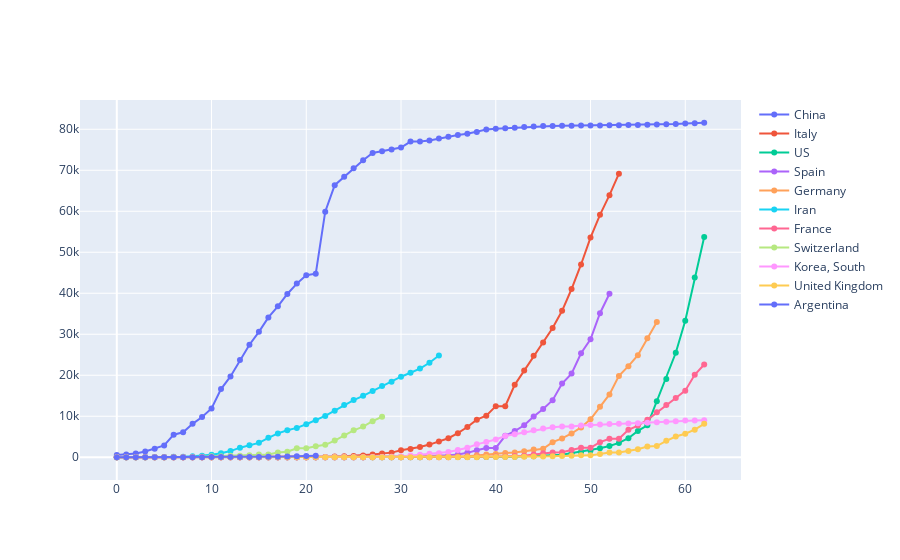

Notebook code cell kept with this figure:
### Markdown cell above
<h2>TOP MUNDIAL y ARGENTINA</h2>

### Code cell
grouped = confirmed_df.groupby(level=0).sum()
sorted = grouped.sort_values(by=grouped.columns[grouped.columns.size-1], ascending=False)

max_val = 0
fig = go.Figure()

for i in range(0,amount_of_countries):
    data = confirmed_df.loc[sorted.index[i],:][confirmed_df.loc[sorted.index[i],:]>0].groupby(level=0).sum()
    if isinstance(data, pd.DataFrame):
        data = data.loc[sorted.index[i],:]
    
    if i == 0:
        max_val = data.max()
    
    data.reset_index(drop=True, inplace=True)
    
    fig.add_trace(go.Scatter(x=data.index, y=data, mode='lines+markers', name=sorted.index[i]))


arg = confirmed_df.loc['Argentina',:][confirmed_df.loc['Argentina',:]>0]
arg.reset_index(drop=True, inplace=True)

fig.add_trace(go.Scatter(x=arg.index, y=arg, mode='lines+markers', name='Argentina'))

fig.show()

### Figure 1 — Plotly figure (JSON) as saved in the notebook; plotly's stock layout.template omitted (floating-point values rounded to 4 significant figures)
{"data": [{"mode": "lines+markers", "name": "China", "type": "scatter", "x": [0, 1, 2, 3, 4, 5, 6, 7, 8, 9, 10, 11, 12, 13, 14, 15, 16, 17, 18, 19, 20, 21, 22, 23, 24, 25, 26, 27, 28, 29, 30, 31, 32, 33, 34, 35, 36, 37, 38, 39, 40, 41, 42, 43, 44, 45, 46, 47, 48, 49, 50, 51, 52, 53, 54, 55, 56, 57, 58, 59, 60, 61, 62], "y": [548, 643, 920, 1406, 2075, 2877, 5509, 6087, 8141, 9802, 11891, 16630, 19716, 23707, 27440, 30587, 34110, 36814, 39829, 42354, 44386, 44759, 59895, 66358, 68413, 70513, 72434, 74211, 74619, 75077, 75550, 77001, 77022, 77241, 77754, 78166, 78600, 78928, 79356, 79932, 80136, 80261, 80386, 80537, 80690, 80770, 80823, 80860, 80887, 80921, 80932, 80945, 80977, 81003, 81033, 81058, 81102, 81156, 81250, 81305, 81435, 81498, 81591]}, {"mode": "lines+markers", "name": "Italy", "type": "scatter", "x": [0, 1, 2, 3, 4, 5, 6, 7, 8, 9, 10, 11, 12, 13, 14, 15, 16, 17, 18, 19, 20, 21, 22, 23, 24, 25, 26, 27, 28, 29, 30, 31, 32, 33, 34, 35, 36, 37, 38, 39, 40, 41, 42, 43, 44, 45, 46, 47, 48, 49, 50, 51, 52, 53], "y": [2, 2, 2, 2, 2, 2, 2, 3, 3, 3, 3, 3, 3, 3, 3, 3, 3, 3, 3, 3, 3, 20, 62, 155, 229, 322, 453, 655, 888, 1128, 1694, 2036, 2502, 3089, 3858, 4636, 5883, 7375, 9172, 10149, 12462, 12462, 17660, 21157, 24747, 27980, 31506, 35713, 41035, 47021, 53578, 59138, 63927, 69176]}, {"mode": "lines+markers", "name": "US", "type": "scatter", "x": [0, 1, 2, 3, 4, 5, 6, 7, 8, 9, 10, 11, 12, 13, 14, 15, 16, 17, 18, 19, 20, 21, 22, 23, 24, 25, 26, 27, 28, 29, 30, 31, 32, 33, 34, 35, 36, 37, 38, 39, 40, 41, 42, 43, 44, 45, 46, 47, 48, 49, 50, 51, 52, 53, 54, 55, 56, 57, 58, 59, 60, 61, 62], "y": [1, 1, 2, 2, 5, 5, 5, 5, 5, 7, 8, 8, 11, 11, 11, 11, 11, 11, 11, 11, 12, 12, 13, 13, 13, 13, 13, 13, 13, 13, 15, 15, 15, 51, 51, 57, 58, 60, 68, 74, 98, 118, 149, 217, 262, 402, 518, 583, 959, 1281, 1663, 2179, 2727, 3499, 4632, 6421, 7783, 13677, 19100, 25489, 33276, 43847, 53740]}, {"mode": "lines+markers", "name": "Spain", "type": "scatter", "x": [0, 1, 2, 3, 4, 5, 6, 7, 8, 9, 10, 11, 12, 13, 14, 15, 16, 17, 18, 19, 20, 21, 22, 23, 24, 25, 26, 27, 28, 29, 30, 31, 32, 33, 34, 35, 36, 37, 38, 39, 40, 41, 42, 43, 44, 45, 46, 47, 48, 49, 50, 51, 52], "y": [1, 1, 1, 1, 1, 1, 1, 1, 2, 2, 2, 2, 2, 2, 2, 2, 2, 2, 2, 2, 2, 2, 2, 2, 6, 13, 15, 32, 45, 84, 120, 165, 222, 259, 400, 500, 673, 1073, 1695, 2277, 2277, 5232, 6391, 7798, 9942, 11748, 13910, 17963, 20410, 25374, 28768, 35136, 39885]}, {"mode": "lines+markers", "name": "Germany", "type": "scatter", "x": [0, 1, 2, 3, 4, 5, 6, 7, 8, 9, 10, 11, 12, 13, 14, 15, 16, 17, 18, 19, 20, 21, 22, 23, 24, 25, 26, 27, 28, 29, 30, 31, 32, 33, 34, 35, 36, 37, 38, 39, 40, 41, 42, 43, 44, 45, 46, 47, 48, 49, 50, 51, 52, 53, 54, 55, 56, 57], "y": [1, 4, 4, 4, 5, 8, 10, 12, 12, 12, 12, 13, 13, 14, 14, 16, 16, 16, 16, 16, 16, 16, 16, 16, 16, 16, 16, 16, 16, 17, 27, 46, 48, 79, 130, 159, 196, 262, 482, 670, 799, 1040, 1176, 1457, 1908, 2078, 3675, 4585, 5795, 7272, 9257, 12327, 15320, 19848, 22213, 24873, 29056, 32986]}, {"mode": "lines+markers", "name": "Iran", "type": "scatter", "x": [0, 1, 2, 3, 4, 5, 6, 7, 8, 9, 10, 11, 12, 13, 14, 15, 16, 17, 18, 19, 20, 21, 22, 23, 24, 25, 26, 27, 28, 29, 30, 31, 32, 33, 34], "y": [2, 5, 18, 28, 43, 61, 95, 139, 245, 388, 593, 978, 1501, 2336, 2922, 3513, 4747, 5823, 6566, 7161, 8042, 9000, 10075, 11364, 12729, 13938, 14991, 16169, 17361, 18407, 19644, 20610, 21638, 23049, 24811]}, {"mode": "lines+markers", "name": "France", "type": "scatter", "x": [0, 1, 2, 3, 4, 5, 6, 7, 8, 9, 10, 11, 12, 13, 14, 15, 16, 17, 18, 19, 20, 21, 22, 23, 24, 25, 26, 27, 28, 29, 30, 31, 32, 33, 34, 35, 36, 37, 38, 39, 40, 41, 42, 43, 44, 45, 46, 47, 48, 49, 50, 51, 52, 53, 54, 55, 56, 57, 58, 59, 60, 61, 62], "y": [0, 0, 2, 3, 3, 3, 4, 5, 5, 5, 6, 6, 6, 6, 6, 6, 6, 11, 11, 11, 11, 11, 11, 11, 12, 12, 12, 12, 12, 12, 12, 12, 12, 12, 14, 18, 38, 57, 100, 130, 191, 204, 288, 380, 656, 959, 1136, 1219, 1794, 2293, 2293, 3681, 4496, 4532, 6683, 7715, 9124, 10970, 12758, 14463, 16243, 20123, 22622]}, {"mode": "lines+markers", "name": "Switzerland", "type": "scatter", "x": [0, 1, 2, 3, 4, 5, 6, 7, 8, 9, 10, 11, 12, 13, 14, 15, 16, 17, 18, 19, 20, 21, 22, 23, 24, 25, 26, 27, 28], "y": [1, 1, 8, 8, 18, 27, 42, 56, 90, 114, 214, 268, 337, 374, 491, 652, 652, 1139, 1359, 2200, 2200, 2700, 3028, 4075, 5294, 6575, 7474, 8795, 9877]}, {"mode": "lines+markers", "name": "Korea, South", "type": "scatter", "x": [0, 1, 2, 3, 4, 5, 6, 7, 8, 9, 10, 11, 12, 13, 14, 15, 16, 17, 18, 19, 20, 21, 22, 23, 24, 25, 26, 27, 28, 29, 30, 31, 32, 33, 34, 35, 36, 37, 38, 39, 40, 41, 42, 43, 44, 45, 46, 47, 48, 49, 50, 51, 52, 53, 54, 55, 56, 57, 58, 59, 60, 61, 62], "y": [1, 1, 2, 2, 3, 4, 4, 4, 4, 11, 12, 15, 15, 16, 19, 23, 24, 24, 25, 27, 28, 28, 28, 28, 28, 29, 30, 31, 31, 104, 204, 433, 602, 833, 977, 1261, 1766, 2337, 3150, 3736, 4335, 5186, 5621, 6088, 6593, 7041, 7314, 7478, 7513, 7755, 7869, 7979, 8086, 8162, 8236, 8320, 8413, 8565, 8652, 8799, 8961, 8961, 9037]}, {"mode": "lines+markers", "name": "United Kingdom", "type": "scatter", "x": [0, 1, 2, 3, 4, 5, 6, 7, 8, 9, 10, 11, 12, 13, 14, 15, 16, 17, 18, 19, 20, 21, 22, 23, 24, 25, 26, 27, 28, 29, 30, 31, 32, 33, 34, 35, 36, 37, 38, 39, 40, 41, 42, 43, 44, 45, 46, 47, 48, 49, 50, 51, 52, 53, 54, 55, 56, 57, 58, 59, 60, 61, 62], "y": [0, 0, 0, 0, 0, 0, 0, 0, 0, 2, 2, 2, 2, 2, 2, 2, 3, 3, 3, 8, 8, 9, 9, 9, 9, 9, 9, 9, 9, 9, 9, 9, 9, 13, 13, 13, 15, 20, 23, 36, 40, 51, 86, 116, 164, 207, 274, 322, 384, 459, 459, 802, 1144, 1145, 1551, 1960, 2642, 2716, 4014, 5067, 5745, 6726, 8164]}, {"mode": "lines+markers", "name": "Argentina", "type": "scatter", "x": [0, 1, 2, 3, 4, 5, 6, 7, 8, 9, 10, 11, 12, 13, 14, 15, 16, 17, 18, 19, 20, 21], "y": [1, 1, 1, 2, 8, 12, 12, 17, 19, 19, 31, 34, 45, 56, 68, 79, 97, 128, 158, 266, 301, 387]}], "layout": {}}
